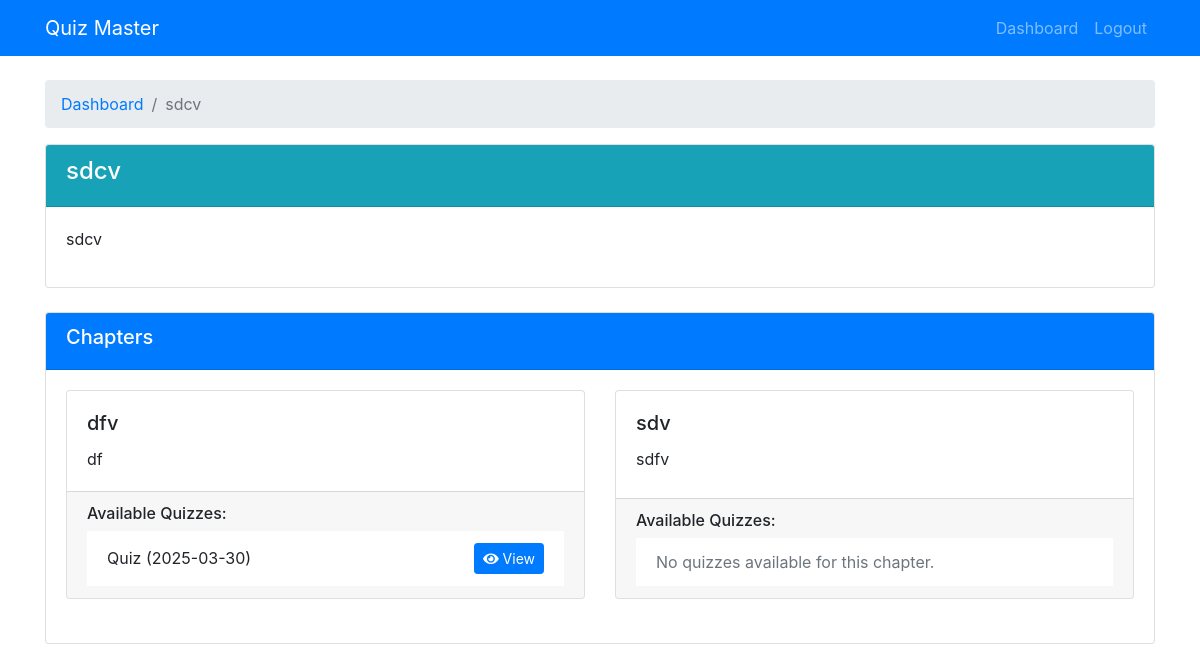
Page /user/subject/1 (signed in) on the committed database.
### models/db_setup.py (models this page shows)
class Subject(db.Model):
    id = db.Column(db.Integer, primary_key=True)
    name = db.Column(db.String(100), nullable=False)
    description = db.Column(db.Text)
    chapters = db.relationship('Chapter', backref='subject', lazy=True, cascade="all, delete-orphan")

class Chapter(db.Model):
    id = db.Column(db.Integer, primary_key=True)
    name = db.Column(db.String(100), nullable=False)
    description = db.Column(db.Text)
    subject_id = db.Column(db.Integer, db.ForeignKey('subject.id'), nullable=False)
    quizzes = db.relationship('Quiz', backref='chapter', lazy=True, cascade="all, delete-orphan")

class Quiz(db.Model):
    id = db.Column(db.Integer, primary_key=True)
    chapter_id = db.Column(db.Integer, db.ForeignKey('chapter.id'), nullable=False)
    date_of_quiz = db.Column(db.Date, nullable=False)
    time_duration = db.Column(db.String(5), nullable=False)  # Format: HH:MM
    remarks = db.Column(db.Text)
    questions = db.relationship('Question', backref='quiz', lazy=True, cascade="all, delete-orphan")
    scores = db.relationship('Score', backref='quiz', lazy=True, cascade="all, delete-orphan")

### controllers/user.py (the view)
def user_view_subject(subject_id):
    if not session.get('user_id') or session.get('is_admin'):
        return redirect(url_for('login'))
    subject = Subject.query.get_or_404(subject_id)
    return render_template('user/subject.html', subject=subject)

### templates/user/subject.html (shortened to what this page needs)
<!DOCTYPE html>
<html lang="en">
<head>
    <link rel="stylesheet" href="https://stackpath.bootstrapcdn.com/bootstrap/4.5.2/css/bootstrap.min.css">
    <link rel="stylesheet" href="https://cdnjs.cloudflare.com/ajax/libs/font-awesome/5.15.1/css/all.min.css">
</head>
<body>
    <nav class="navbar navbar-expand-lg navbar-dark bg-primary">
        <div class="container">
            <a class="navbar-brand" href="#">Quiz Master</a>
            <div class="collapse navbar-collapse" id="navbarNav">
                <ul class="navbar-nav ml-auto">
                    <li class="nav-item">
                        <a class="nav-link" href="{{ url_for('user_dashboard') }}">Dashboard</a>
                    </li>
                    <li class="nav-item">
                        <a class="nav-link" href="{{ url_for('logout') }}">Logout</a>
                    </li>
                </ul>
            </div>
        </div>
    </nav>
    <div class="container mt-4">
        <nav aria-label="breadcrumb">
            <ol class="breadcrumb">
                <li class="breadcrumb-item"><a href="{{ url_for('user_dashboard') }}">Dashboard</a></li>
                <li class="breadcrumb-item active">{{ subject.name }}</li>
            </ol>
        </nav>
        <div class="card mb-4">
            <div class="card-header bg-info text-white">
                <h4>{{ subject.name }}</h4>
            </div>
            <div class="card-body">
                <p>{{ subject.description }}</p>
            </div>
        </div>
        <div class="card">
            <div class="card-header bg-primary text-white">
                <h5>Chapters</h5>
            </div>
            <div class="card-body">
                {% if subject.chapters %}
                    <div class="row">
                        {% for chapter in subject.chapters %}
                            <div class="col-md-6 mb-4">
                                <div class="card h-100">
                                    <div class="card-body">
                                        <h5 class="card-title">{{ chapter.name }}</h5>
                                        <p class="card-text">{{ chapter.description }}</p>
                                    </div>
                                    <div class="card-footer">
                                        <h6>Available Quizzes:</h6>
                                        <ul class="list-group list-group-flush">
                                            {% for quiz in chapter.quizzes %}
                                                <li class="list-group-item">
                                                    <div class="d-flex justify-content-between align-items-center">
                                                        <span>Quiz ({{ quiz.date_of_quiz.strftime('%Y-%m-%d') }})</span>
                                                        <a href="{{ url_for('user_view_quiz', quiz_id=quiz.id) }}" class="btn btn-sm btn-primary">
                                                            <i class="fas fa-eye"></i> View
                                                        </a>
                                                    </div>
                                                </li>
                                            {% else %}
                                                <li class="list-group-item text-muted">No quizzes available for this chapter.</li>
                                            {% endfor %}
                                        </ul>
                                    </div>
                                </div>
                            </div>
                        {% endfor %}
                    </div>
                {% else %}
                    <p class="text-center">No chapters available for this subject yet.</p>
                {% endif %}
            </div>
        </div>
    </div>
</body>
</html>

### rows in the picture
Subject: name "sdcv", description "sdcv"
Chapter: name "dfv", description "df"
Quiz: date_of_quiz "2025-03-30"
Chapter: name "sdv", description "sdfv"
